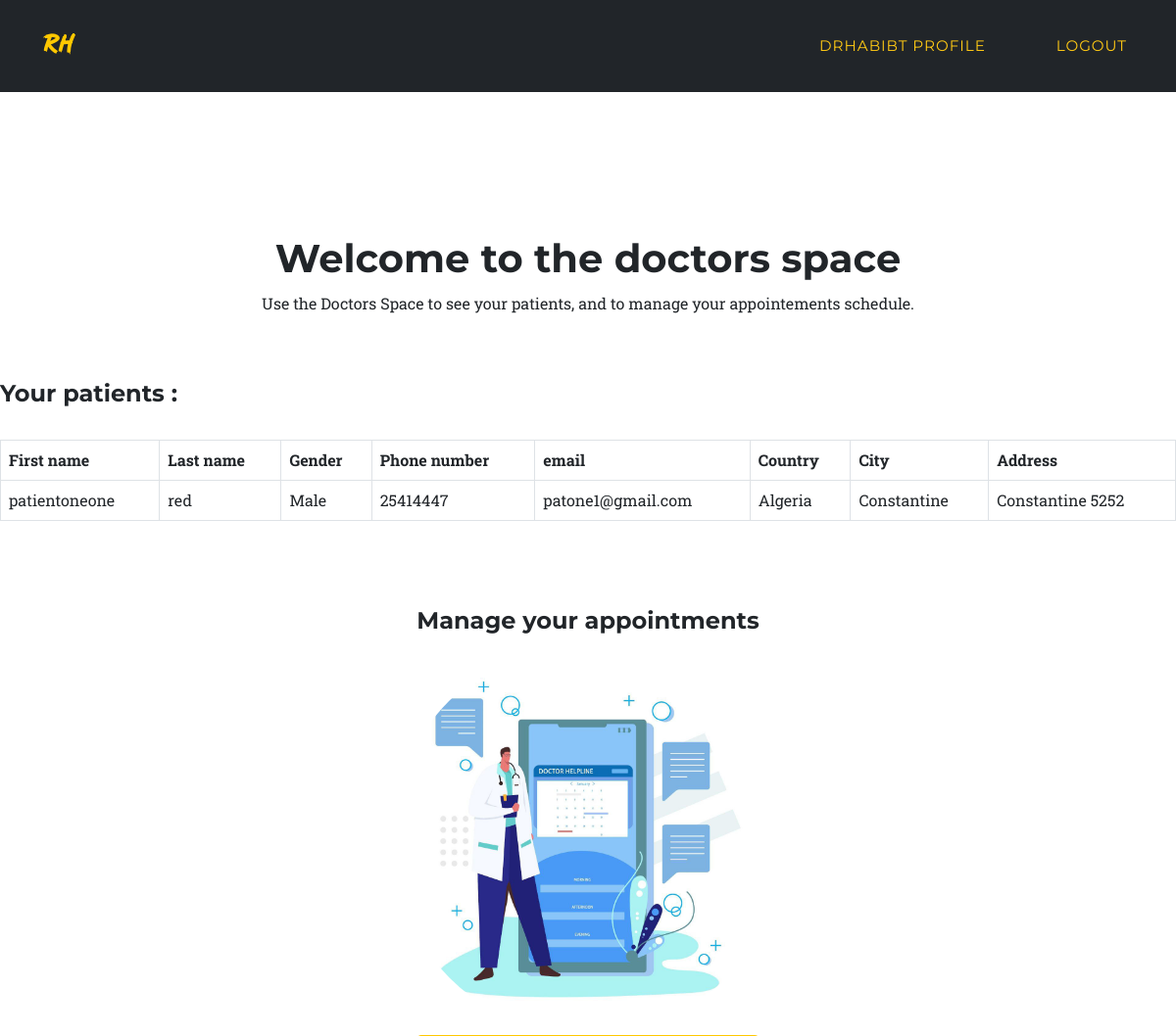
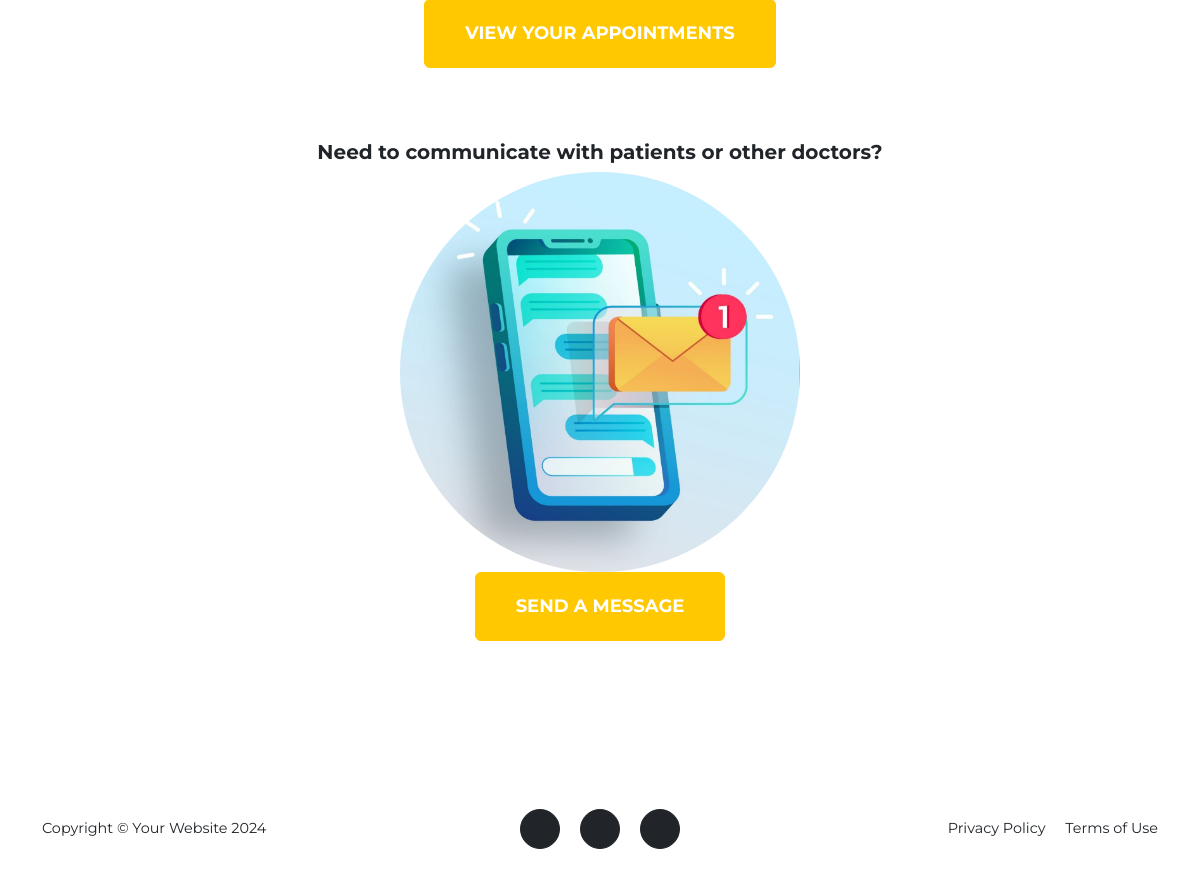
/doctors/ (signed in), run on the app's committed database (2 pictures, top to bottom).
### base/models.py (models this page shows, shortened)
class Patient(models.Model):
    GENDER = (
        ('Male', 'Male'),
        ('Female','Female'),
    )
    user = models.OneToOneField(User, null=True, on_delete=models.CASCADE)
    first_name = models.CharField(max_length=50, null=True)
    last_name = models.CharField(max_length=50, null=True)
    gender = models.CharField(max_length=200, null=True, choices=GENDER)
    phone = models.CharField(max_length=20, null=True)
    email = models.CharField(max_length=200, null=True)
    country = models.CharField(max_length=50, null=True)
    city = models.CharField(max_length=50, null=True)
    address = models.CharField(max_length=200, null=True)
    date_created = models.DateTimeField(auto_now_add=True, null=True)

### base/decorators.py (the view)
    def _wrapped_view_func(request, *args, **kwargs):
        if request.user.is_authenticated and (hasattr(request.user, 'doctor') or request.user.is_superuser):
            return view_func(request, *args, **kwargs)
        else:
            return redirect('home')

### base/views.py (called while the page is built)
@login_required(login_url='login')
@doctor_required
def doctors_view(request):
    pat = Patient.objects.all()
    p = {'pat': pat}
    return render(request, 'doctors.html', p)

### base/templates/doctors.html (shortened to what this page needs)
{% load static %}
<!DOCTYPE html>
<html lang="en">
    <head>
        <link href="{% static 'css/styles.css' %}" rel="stylesheet" />
        <link href="{% static 'css/sec_styles.css' %}" rel="stylesheet" />
    </head>
    <body id="page-top">
        <nav class="navbar navbar-expand-lg navbar-dark fixed-top" id="mainNav">
            <div class="container">
                <a class="navbar-brand" href="/">RH</a>
                <div class="collapse navbar-collapse" id="navbarResponsive">
                    <ul class="navbar-nav text-uppercase ms-auto py-4 py-lg-0">
                        <li class="nav-item"><a class="nav-link" href="#profile" style="color: #ffc914; margin-right: 40px;">{{request.user}} Profile</a></li>
                        <li class="nav-item">
                            <a id="logout-link" class="nav-link" href="#" style="color: #ffc914;">Logout</a>
                        </li>
                    </ul>
                </div>
            </div>
        </nav>
        <br>
        <br>
        <br>
        <br>
        <section>
            <div class="text-center">
                <h1>Welcome to the doctors space</h1>
            </div>
            <p class="text-center">Use the Doctors Space to see your patients, and to manage your appointements schedule.</p>
            <br>
            <br>
            <div>
                <h4>Your patients :</h4>
                <br>
                <table class="table table-bordered">
                    <thead>
                        <tr>
                            <th>First name</th>
                            <th>Last name</th>
                            <th>Gender</th>
                            <th>Phone number</th>
                            <th>email</th>
                            <th>Country</th>
                            <th>City</th>
                            <th>Address</th>
                        </tr>
                    </thead>
                    <tbody>
                        {% for i in pat %}
                        <tr>
                            <td>{{i.first_name}}</td>
                            <td>{{i.last_name}}</td>
                            <td>{{i.gender}}</td>
                            <td>{{i.phone}}</td>
                            <td>{{i.email}}</td>
                            <td>{{i.country}}</td>
                            <td>{{i.city}}</td>
                            <td>{{i.address}}</td>
                        </tr>
                        {% endfor %}
                    </tbody>
                </table>
            </div>
            <br>
            <br>
            <br>
            <div class="text-center">
                <h4>Manage your appointments</h4>
                <div class="timeline-image">
                    <img class="rounded-circle img-fluid" src="/static/images/docappoi.jpg" alt="..." />
                </div>
                <button class="btn btn-primary btn-xl text-uppercase" onclick="window.location.href='/view_doc_appointment'" style="position: center;" type="button">
                    View your appointments
                </button>
            </div>
            <br>
            <br>
            <br>
            <div class="text-center">
                <h5>Need to communicate with patients or other doctors?</h5>
                <div class="timeline-image">
                    <img class="rounded-circle img-fluid" src="/static/images/docmsg.jpg" alt="..." />
                </div>
                <button class="btn btn-primary btn-xl text-uppercase" onclick="window.location.href='/doctors_msg'" type="button">
                    Send a message
                </button>
            </div>
        </section>
        <footer class="footer py-4">
            <div class="container">
                <div class="row align-items-center">
                    <div class="col-lg-4 text-lg-start">Copyright &copy; Your Website 2024</div>
                    <div class="col-lg-4 my-3 my-lg-0">
                        <a class="btn btn-dark btn-social mx-2" href="#!" aria-label="Twitter"></a>
                        <a class="btn btn-dark btn-social mx-2" href="#!" aria-label="Facebook"></a>
                        <a class="btn btn-dark btn-social mx-2" href="#!" aria-label="LinkedIn"></a>
                    </div>
                    <div class="col-lg-4 text-lg-end">
                        <a class="link-dark text-decoration-none me-3" href="#!">Privacy Policy</a>
                        <a class="link-dark text-decoration-none" href="#!">Terms of Use</a>
                    </div>
                </div>
            </div>
        </footer>
    </body>
</html>

### base/templates/doctors.html (style rules this page uses)
.timeline-image { display: flex; justify-content: center; align-items: center; }
.timeline-image img { width: 400px; height: 400px; margin: auto; }

### data on the page
Patient: first_name "patientoneone", last_name "red", gender "Male", phone "25414447", email "patone1@gmail.com", country "Algeria", city "Constantine", address "Constantine 5252"

### other printed values
{{ request.user }} "DRHABIBT"
